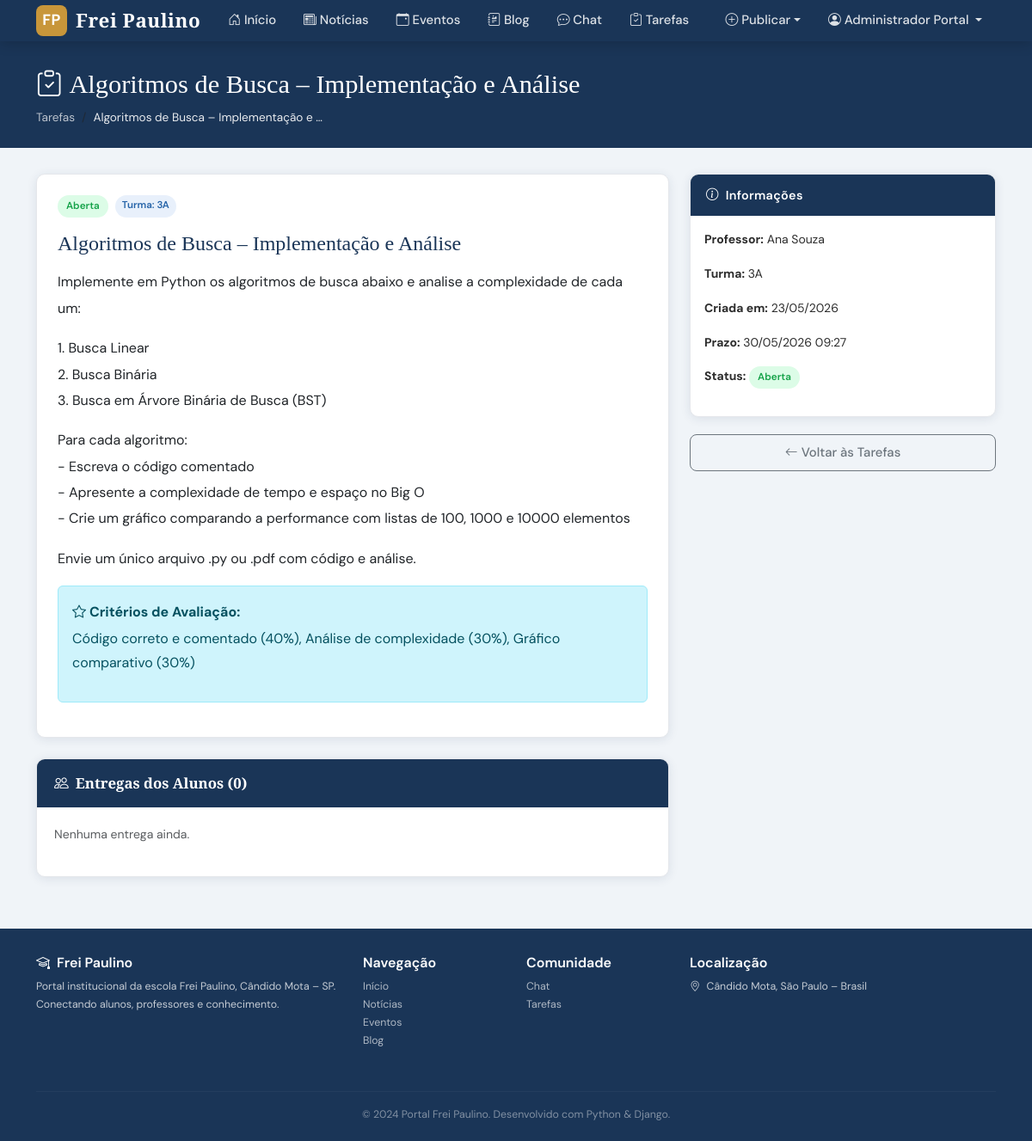
Screenshot of /tarefas/1/ (signed in) with the database file from the repository.
### accounts/models.py (models this page shows, shortened)
class Usuario(AbstractUser):
    TIPO_CHOICES = [
        ('aluno', 'Aluno'),
        ('professor', 'Professor'),
        ('admin', 'Administrador'),
    ]
    tipo = models.CharField(max_length=10, choices=TIPO_CHOICES, default='aluno')
    bio = models.TextField(blank=True)
    foto = models.ImageField(upload_to='fotos/', blank=True, null=True)
    turma = models.CharField(max_length=50, blank=True)
    data_cadastro = models.DateTimeField(auto_now_add=True)
    def is_professor(self):
        return self.tipo in ('professor', 'admin')

### tarefas/models.py (models this page shows, shortened)
class Tarefa(models.Model):
    STATUS_CHOICES = [('aberta','Aberta'),('encerrada','Encerrada')]
    titulo = models.CharField(max_length=200)
    descricao = models.TextField()
    professor = models.ForeignKey(Usuario, on_delete=models.CASCADE, related_name='tarefas_criadas')
    turma = models.CharField(max_length=50, help_text='Ex: 3A, ou "todas"')
    data_criacao = models.DateTimeField(auto_now_add=True)
    prazo = models.DateTimeField()
    arquivo_enunciado = models.FileField(upload_to='tarefas/enunciados/', blank=True, null=True)
    criterios = models.TextField(blank=True, help_text='Critérios de avaliação')
    status = models.CharField(max_length=10, choices=STATUS_CHOICES, default='aberta')
    class Meta:
        ordering = ['-data_criacao']
    def prazo_expirado(self):
        return timezone.now() > self.prazo

### tarefas/views.py (the view, shortened to what this page needs)
# urls.py: path('<int:pk>/', views.detalhe_tarefa, name='detalhe_tarefa'),
@login_required
def detalhe_tarefa(request, pk):
    tarefa = get_object_or_404(Tarefa, pk=pk)
    entrega_existente = None
    form = None
    entregas = None
    if request.user.is_professor():
        entregas = tarefa.entregas.select_related('aluno').all()
    return render(request, 'tarefas/detalhe.html', {
        'tarefa': tarefa, 'form': form, 'entrega_existente': entrega_existente, 'entregas': entregas
    })

### templates/tarefas/detalhe.html (shortened to what this page needs)
{% extends 'base.html' %}
{% block content %}
<div class="page-header">
  <div class="container">
    <h1><i class="bi bi-clipboard-check me-2"></i>{{ tarefa.titulo }}</h1>
    <nav aria-label="breadcrumb"><ol class="breadcrumb"><li class="breadcrumb-item"><a href="{% url 'lista_tarefas' %}">Tarefas</a></li><li class="breadcrumb-item active">{{ tarefa.titulo|truncatechars:40 }}</li></ol></nav>
  </div>
</div>
<div class="container">
  <div class="row">
    <div class="col-lg-8">
      <div class="card mb-4">
        <div class="card-body p-4">
          <div class="d-flex gap-2 mb-3">
            <span class="badge-status status-{{ tarefa.status }}">{{ tarefa.get_status_display }}</span>
            <span class="badge-cat">Turma: {{ tarefa.turma }}</span>
          </div>
          <h4 style="color:var(--azul);">{{ tarefa.titulo }}</h4>
          <div style="line-height:1.9;margin:16px 0;">{{ tarefa.descricao|linebreaks }}</div>
          {% if tarefa.criterios %}
          <div class="alert alert-info mt-3">
            <strong><i class="bi bi-star me-1"></i>Critérios de Avaliação:</strong>
            <p class="mb-0 small mt-1">{{ tarefa.criterios|linebreaks }}</p>
          </div>
          {% endif %}
        </div>
      </div>
      {% if user.is_professor and entregas is not None %}
      <div class="card">
        <div class="card-header"><i class="bi bi-people me-2"></i>Entregas dos Alunos ({{ entregas.count }})</div>
        <div class="card-body">
          {% for entrega in entregas %}
          <div class="entrega-row d-flex justify-content-between align-items-center mb-2">
            <div>
              <strong class="small">{{ entrega.aluno.get_full_name|default:entrega.aluno.username }}</strong>
              <div class="small text-muted">Entregue em {{ entrega.data_entrega|date:"d/m/Y H:i" }}</div>
              {% if entrega.nota is not None %}<span class="badge-status status-aberta">Nota: {{ entrega.nota }}/10</span>{% else %}<span class="badge-status status-rascunho">Pendente</span>{% endif %}
            </div>
            <div class="d-flex gap-2">
              <a href="{{ entrega.arquivo.url }}" class="btn btn-sm btn-outline-primary" target="_blank"><i class="bi bi-download"></i></a>
              <a href="{% url 'avaliar_entrega' entrega.pk %}" class="btn btn-sm btn-warning"><i class="bi bi-star me-1"></i>Avaliar</a>
            </div>
          </div>
          {% empty %}
          <p class="text-muted small">Nenhuma entrega ainda.</p>
          {% endfor %}
        </div>
      </div>
      {% endif %}
    </div>
    <div class="col-lg-4">
      <div class="sidebar-widget">
        <div class="sidebar-widget-header"><i class="bi bi-info-circle me-2"></i>Informações</div>
        <div class="sidebar-widget-body small">
          <p><strong>Professor:</strong> {{ tarefa.professor.get_full_name|default:tarefa.professor.username }}</p>
          <p><strong>Turma:</strong> {{ tarefa.turma }}</p>
          <p><strong>Criada em:</strong> {{ tarefa.data_criacao|date:"d/m/Y" }}</p>
          <p class="{% if tarefa.prazo_expirado %}tarefa-prazo expirado{% endif %}">
            <strong>Prazo:</strong> {{ tarefa.prazo|date:"d/m/Y H:i" }}
          </p>
          <p><strong>Status:</strong> <span class="badge-status status-{{ tarefa.status }}">{{ tarefa.get_status_display }}</span></p>
        </div>
      </div>
      <a href="{% url 'lista_tarefas' %}" class="btn btn-outline-secondary w-100"><i class="bi bi-arrow-left me-1"></i>Voltar às Tarefas</a>
    </div>
  </div>
</div>
{% endblock %}

### templates/base.html (shortened to what this page needs)
<!DOCTYPE html>
<html lang="pt-br">
<head>
  <link href="https://cdn.jsdelivr.net/npm/bootstrap@5.3.0/dist/css/bootstrap.min.css" rel="stylesheet">
  <link href="https://cdn.jsdelivr.net/npm/bootstrap-icons@1.11.0/font/bootstrap-icons.css" rel="stylesheet">
  {% load static %}
  <link href="{% static 'css/portal.css' %}" rel="stylesheet">
</head>
<body>
<nav class="navbar navbar-expand-lg">
  <div class="container">
    <a class="navbar-brand" href="{% url 'home' %}">
      <div class="logo-icon">FP</div>
      Frei Paulino
    </a>
    <div class="collapse navbar-collapse" id="navMenu">
      <ul class="navbar-nav me-auto">
        <li class="nav-item"><a class="nav-link" href="{% url 'home' %}"><i class="bi bi-house-door"></i> Início</a></li>
        <li class="nav-item"><a class="nav-link" href="{% url 'lista_noticias' %}"><i class="bi bi-newspaper"></i> Notícias</a></li>
        <li class="nav-item"><a class="nav-link" href="{% url 'lista_eventos' %}"><i class="bi bi-calendar-event"></i> Eventos</a></li>
        <li class="nav-item"><a class="nav-link" href="{% url 'lista_posts' %}"><i class="bi bi-journal-richtext"></i> Blog</a></li>
        {% if user.is_authenticated %}
        <li class="nav-item"><a class="nav-link" href="{% url 'lista_canais' %}"><i class="bi bi-chat-dots"></i> Chat</a></li>
        <li class="nav-item"><a class="nav-link" href="{% url 'lista_tarefas' %}"><i class="bi bi-clipboard-check"></i> Tarefas</a></li>
        {% endif %}
      </ul>
      <ul class="navbar-nav">
        {% if user.is_authenticated %}
          {% if user.is_professor %}
          <li class="nav-item dropdown">
            <a class="nav-link dropdown-toggle" href="#" data-bs-toggle="dropdown"><i class="bi bi-plus-circle"></i> Publicar</a>
          </li>
          {% endif %}
          <li class="nav-item dropdown">
            <a class="nav-link dropdown-toggle" href="#" data-bs-toggle="dropdown">
              <i class="bi bi-person-circle"></i> {{ user.get_full_name|default:user.username }}
            </a>
          </li>
        {% else %}
          <li class="nav-item"><a class="nav-link" href="{% url 'login' %}"><i class="bi bi-box-arrow-in-right"></i> Entrar</a></li>
          <li class="nav-item"><a class="nav-link" href="{% url 'cadastro' %}"><i class="bi bi-person-plus"></i> Cadastrar</a></li>
        {% endif %}
      </ul>
    </div>
  </div>
</nav>
{% block content %}{% endblock %}
<footer>
  <div class="container">
    <div class="row">
      <div class="col-md-4 mb-3">
        <h6><i class="bi bi-mortarboard me-2"></i>Frei Paulino</h6>
        <p class="small">Portal institucional da escola Frei Paulino, Cândido Mota – SP. Conectando alunos, professores e conhecimento.</p>
      </div>
      <div class="col-md-2 mb-3">
        <h6>Navegação</h6>
        <ul class="list-unstyled small">
          <li><a href="{% url 'home' %}">Início</a></li>
          <li><a href="{% url 'lista_noticias' %}">Notícias</a></li>
          <li><a href="{% url 'lista_eventos' %}">Eventos</a></li>
          <li><a href="{% url 'lista_posts' %}">Blog</a></li>
        </ul>
      </div>
      <div class="col-md-2 mb-3">
        <h6>Comunidade</h6>
        <ul class="list-unstyled small">
          <li><a href="{% url 'lista_canais' %}">Chat</a></li>
          <li><a href="{% url 'lista_tarefas' %}">Tarefas</a></li>
        </ul>
      </div>
      <div class="col-md-4 mb-3">
        <h6>Localização</h6>
        <p class="small"><i class="bi bi-geo-alt me-1"></i> Cândido Mota, São Paulo – Brasil</p>
      </div>
    </div>
    <hr style="border-color: rgba(255,255,255,0.15)">
    <p class="text-center small mb-0" style="opacity:.6">© 2024 Portal Frei Paulino. Desenvolvido com Python & Django.</p>
  </div>
</footer>
</body>
</html>

### static/css/portal.css (style rules this page uses)
:root { --azul: #1a3557; --azul-medio: #2563a8; --azul-claro: #e8f0fb; --dourado: #c8963a; --dourado-claro: #fdf4e3; --cinza-escuro: #2d2d2d; --cinza: #6b7280; --cinza-claro: #f3f4f6; --branco: #ffffff; --verde: #16a34a; --vermelho: #dc2626; --borda: #e5e7eb; --sombra: 0 2px 12px rgba(26,53,87,0.10); --sombra-hover: 0 6px 24px rgba(26,53,87,0.16); --radius: 10px; }
*, *::before, *::after { box-sizing: border-box; margin: 0; padding: 0; }
body { font-family: 'DM Sans', sans-serif; background: #f0f4f8; color: var(--cinza-escuro); line-height: 1.7; min-height: 100vh; }
h1, h2, h3, h4, h5 { font-family: 'Playfair Display', serif; color: var(--azul); }
a { color: var(--azul-medio); text-decoration: none; }
.navbar { background: var(--azul); padding: 0; box-shadow: 0 2px 16px rgba(0,0,0,0.18); position: sticky; top: 0; z-index: 1000; }
.navbar-brand { font-family: 'Playfair Display', serif; font-size: 1.4rem; font-weight: 700; color: var(--branco) !important; letter-spacing: 0.5px; display: flex; align-items: center; gap: 10px; }
.navbar-brand .logo-icon { width: 36px; height: 36px; background: var(--dourado); border-radius: 8px; display: flex; align-items: center; justify-content: center; font-size: 1.1rem; font-weight: 700; color: white; font-family: 'DM Sans', sans-serif; }
.navbar .nav-link { color: rgba(255,255,255,0.85) !important; font-weight: 500; font-size: 0.93rem; padding: 0.7rem 1rem !important; border-radius: 6px; transition: all 0.2s; }
.card { background: var(--branco); border: 1px solid var(--borda); border-radius: var(--radius); box-shadow: var(--sombra); overflow: hidden; transition: box-shadow 0.2s, transform 0.2s; }
.card-header { background: var(--azul); color: white; padding: 14px 20px; font-family: 'Playfair Display', serif; font-size: 1.05rem; font-weight: 600; border: none; }
.card-body { padding: 20px; }
.badge-cat { font-size: 0.72rem; background: var(--azul-claro); color: var(--azul-medio); padding: 2px 8px; border-radius: 20px; font-weight: 600; }
.btn { border-radius: 8px; font-weight: 500; padding: 9px 20px; font-size: 0.93rem; transition: all 0.2s; }
.badge-status { display: inline-block; font-size: 0.73rem; font-weight: 600; padding: 3px 10px; border-radius: 20px; }
.status-aberta { background: #dcfce7; color: #16a34a; }
.sidebar-widget { background: white; border: 1px solid var(--borda); border-radius: var(--radius); overflow: hidden; margin-bottom: 20px; box-shadow: var(--sombra); }
.sidebar-widget-header { background: var(--azul); color: white; padding: 12px 18px; font-weight: 600; font-size: 0.9rem; letter-spacing: 0.3px; }
.sidebar-widget-body { padding: 16px; }
.page-header { background: var(--azul); color: white; padding: 32px 0 24px; margin-bottom: 30px; }
.page-header h1 { color: white; font-size: 1.9rem; }
.page-header .breadcrumb { background: none; padding: 0; margin: 0; }
.page-header .breadcrumb-item, .page-header .breadcrumb-item a { color: rgba(255,255,255,0.7); font-size: 0.85rem; }
.page-header .breadcrumb-item.active { color: rgba(255,255,255,0.9); }
footer { background: var(--azul); color: rgba(255,255,255,0.75); padding: 30px 0 20px; margin-top: 60px; font-size: 0.88rem; }
footer h6 { color: white; font-family: 'DM Sans', sans-serif; font-weight: 600; }
footer a { color: rgba(255,255,255,0.65); }

### rows the page displays
Usuario: get_full_name "Administrador Portal"
Tarefa: titulo "Algoritmos de Busca – Implementação e Análise", titulo "Algoritmos de Busca – Implementação e …", status "Aberta", turma "3A", descricao "Implemente em Python os algoritmos de busca abaixo e analise a complexidade de cada um: 1. Busca Linear 2. Busca Binária 3. Busca em Árvore Binária de Busca (BST) Para cada algoritmo: - Escreva o código comentado - Apresente a complexidade de tempo e espaço no Big O - Crie um gráfico comparando a performance com listas de 100, 1000 e 10000 elementos Envie um único arquivo .py ou .pdf com código e análise.", criterios "Código correto e comentado (40%), Análise de complexidade (30%), Gráfico comparativo (30%)", professor.get_full_name "Ana Souza", data_criacao "23/05/2026", prazo "30/05/2026 09:27"

### other values shown
{{ entregas.count }} "0"
